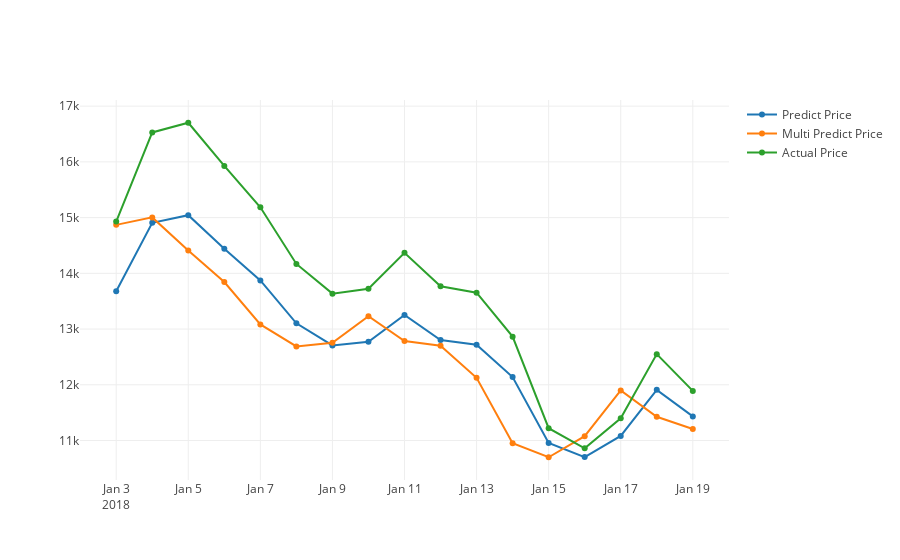

Write notebook code for a chart like this one.
### Markdown cell above
#### Plot line graph with actual price, predicted price with feature `Weighted Price`, predicted price with features `Volume` and `Weighted Price`

### Code cell
actual_chart = go.Scatter(x=predictDates, y=inv_y, name= 'Actual Price')
multi_predict_chart = go.Scatter(x=predictDates, y=inv_yhat, name= 'Multi Predict Price')
predict_chart = go.Scatter(x=predictDates, y=yhat_reshape, name= 'Predict Price')
py.iplot([predict_chart, multi_predict_chart, actual_chart])

### Figure 1 — Plotly figure (JSON) as saved in the notebook; plotly's stock layout.template omitted (floating-point values rounded to 4 significant figures)
{"data": [{"name": "Predict Price", "type": "scatter", "x": ["2018-01-19", "2018-01-18", "2018-01-17", "2018-01-16", "2018-01-15", "2018-01-14", "2018-01-13", "2018-01-12", "2018-01-11", "2018-01-10", "2018-01-09", "2018-01-08", "2018-01-07", "2018-01-06", "2018-01-05", "2018-01-04", "2018-01-03"], "y": [11430.0, 11910.0, 11080.0, 10700.0, 10960.0, 12140.0, 12720.0, 12800.0, 13250.0, 12770.0, 12710.0, 13100.0, 13870.0, 14440.0, 15040.0, 14910.0, 13680.0]}, {"name": "Multi Predict Price", "type": "scatter", "x": ["2018-01-19", "2018-01-18", "2018-01-17", "2018-01-16", "2018-01-15", "2018-01-14", "2018-01-13", "2018-01-12", "2018-01-11", "2018-01-10", "2018-01-09", "2018-01-08", "2018-01-07", "2018-01-06", "2018-01-05", "2018-01-04", "2018-01-03"], "y": [11210.0, 11430.0, 11900.0, 11080.0, 10700.0, 10950.0, 12120.0, 12700.0, 12790.0, 13230.0, 12750.0, 12690.0, 13080.0, 13840.0, 14410.0, 15000.0, 14870.0, 13650.0]}, {"name": "Actual Price", "type": "scatter", "x": ["2018-01-19", "2018-01-18", "2018-01-17", "2018-01-16", "2018-01-15", "2018-01-14", "2018-01-13", "2018-01-12", "2018-01-11", "2018-01-10", "2018-01-09", "2018-01-08", "2018-01-07", "2018-01-06", "2018-01-05", "2018-01-04", "2018-01-03"], "y": [11890.0, 12550, 11400.0, 10860, 11220, 12864, 13650.0, 13770.0, 14368, 13720.0, 13640.0, 14169, 15186, 15930.0, 16700.0, 16530.0, 14930, 15050]}], "layout": {}}
